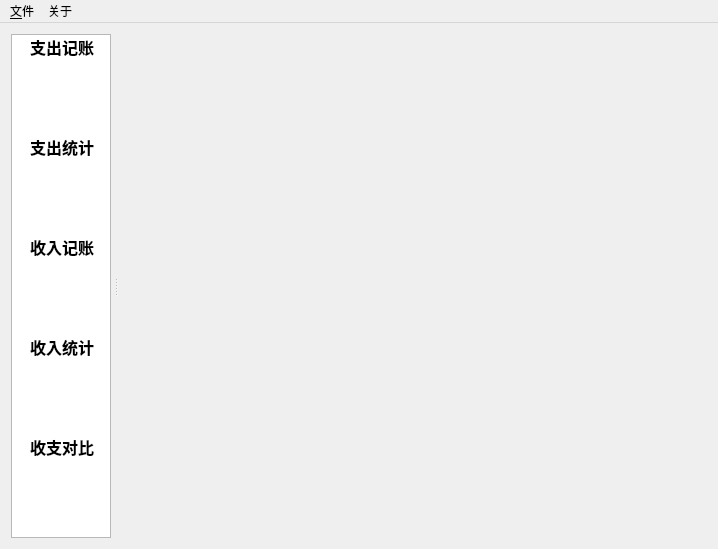
<?xml version="1.0" encoding="UTF-8"?>
<ui version="4.0">
 <class>MainWindowClass</class>
 <widget class="QMainWindow" name="MainWindowClass">
  <property name="geometry">
   <rect>
    <x>0</x>
    <y>0</y>
    <width>718</width>
    <height>549</height>
   </rect>
  </property>
  <property name="sizePolicy">
   <sizepolicy hsizetype="Preferred" vsizetype="Preferred">
    <horstretch>0</horstretch>
    <verstretch>0</verstretch>
   </sizepolicy>
  </property>
  <property name="minimumSize">
   <size>
    <width>640</width>
    <height>480</height>
   </size>
  </property>
  <property name="windowTitle">
   <string>My Money</string>
  </property>
  <property name="windowIcon">
   <iconset resource="Money.qrc">
    <normaloff>:/Images/webdev_money.png</normaloff>:/Images/webdev_money.png</iconset>
  </property>
  <widget class="QWidget" name="centralWidget">
   <layout class="QHBoxLayout" name="horizontalLayout">
    <item>
     <widget class="QSplitter" name="splitter">
      <property name="orientation">
       <enum>Qt::Horizontal</enum>
      </property>
      <property name="handleWidth">
       <number>10</number>
      </property>
      <widget class="QListWidget" name="listWidget">
       <property name="sizePolicy">
        <sizepolicy hsizetype="Fixed" vsizetype="Preferred">
         <horstretch>0</horstretch>
         <verstretch>0</verstretch>
        </sizepolicy>
       </property>
       <property name="maximumSize">
        <size>
         <width>100</width>
         <height>16777215</height>
        </size>
       </property>
       <property name="font">
        <font>
         <family>华文黑体</family>
         <pointsize>12</pointsize>
         <weight>75</weight>
         <bold>true</bold>
        </font>
       </property>
       <property name="verticalScrollBarPolicy">
        <enum>Qt::ScrollBarAlwaysOff</enum>
       </property>
       <property name="horizontalScrollBarPolicy">
        <enum>Qt::ScrollBarAlwaysOff</enum>
       </property>
       <property name="editTriggers">
        <set>QAbstractItemView::NoEditTriggers</set>
       </property>
       <property name="iconSize">
        <size>
         <width>48</width>
         <height>48</height>
        </size>
       </property>
       <property name="gridSize">
        <size>
         <width>100</width>
         <height>100</height>
        </size>
       </property>
       <property name="viewMode">
        <enum>QListView::IconMode</enum>
       </property>
       <item>
        <property name="text">
         <string>支出记账</string>
        </property>
        <property name="icon">
         <iconset resource="Money.qrc">
          <normaloff>:/Images/Shopping.png</normaloff>:/Images/Shopping.png</iconset>
        </property>
       </item>
       <item>
        <property name="text">
         <string>支出统计</string>
        </property>
        <property name="icon">
         <iconset resource="Money.qrc">
          <normaloff>:/Images/PieChart3.png</normaloff>:/Images/PieChart3.png</iconset>
        </property>
       </item>
       <item>
        <property name="text">
         <string>收入记账</string>
        </property>
        <property name="icon">
         <iconset resource="Money.qrc">
          <normaloff>:/Images/Money3.png</normaloff>:/Images/Money3.png</iconset>
        </property>
       </item>
       <item>
        <property name="text">
         <string>收入统计</string>
        </property>
        <property name="icon">
         <iconset resource="Money.qrc">
          <normaloff>:/Images/PieChart.png</normaloff>:/Images/PieChart.png</iconset>
        </property>
       </item>
       <item>
        <property name="text">
         <string>收支对比</string>
        </property>
        <property name="icon">
         <iconset resource="Money.qrc">
          <normaloff>:/Images/kchart.png</normaloff>:/Images/kchart.png</iconset>
        </property>
       </item>
      </widget>
      <widget class="QStackedWidget" name="stackedWidget">
       <property name="sizePolicy">
        <sizepolicy hsizetype="Expanding" vsizetype="Preferred">
         <horstretch>0</horstretch>
         <verstretch>0</verstretch>
        </sizepolicy>
       </property>
       <property name="currentIndex">
        <number>-1</number>
       </property>
      </widget>
     </widget>
    </item>
   </layout>
  </widget>
  <widget class="QMenuBar" name="menuBar">
   <property name="geometry">
    <rect>
     <x>0</x>
     <y>0</y>
     <width>718</width>
     <height>26</height>
    </rect>
   </property>
   <widget class="QMenu" name="menu_About">
    <property name="title">
     <string>关于</string>
    </property>
    <addaction name="actionAbout"/>
   </widget>
   <widget class="QMenu" name="menu_File">
    <property name="title">
     <string>&amp;文件</string>
    </property>
    <addaction name="actionDeposits"/>
    <addaction name="actionBackup"/>
    <addaction name="actionSetting"/>
    <addaction name="separator"/>
    <addaction name="actionQuit"/>
   </widget>
   <addaction name="menu_File"/>
   <addaction name="menu_About"/>
  </widget>
  <action name="actionQuit">
   <property name="icon">
    <iconset resource="Money.qrc">
     <normaloff>:/Images/exit.png</normaloff>:/Images/exit.png</iconset>
   </property>
   <property name="text">
    <string>退出</string>
   </property>
   <property name="shortcut">
    <string>Ctrl+Q</string>
   </property>
  </action>
  <action name="actionAbout">
   <property name="icon">
    <iconset resource="Money.qrc">
     <normaloff>:/Images/help.png</normaloff>:/Images/help.png</iconset>
   </property>
   <property name="text">
    <string>关于</string>
   </property>
  </action>
  <action name="actionSetting">
   <property name="icon">
    <iconset resource="Money.qrc">
     <normaloff>:/Images/Options.png</normaloff>:/Images/Options.png</iconset>
   </property>
   <property name="text">
    <string>设置</string>
   </property>
   <property name="shortcut">
    <string>Ctrl+O</string>
   </property>
  </action>
  <action name="actionBackup">
   <property name="icon">
    <iconset resource="Money.qrc">
     <normaloff>:/Images/Floppy.png</normaloff>:/Images/Floppy.png</iconset>
   </property>
   <property name="text">
    <string>备份数据库</string>
   </property>
  </action>
  <action name="actionDeposits">
   <property name="icon">
    <iconset resource="Money.qrc">
     <normaloff>:/Images/ni_png_2_1876.png</normaloff>:/Images/ni_png_2_1876.png</iconset>
   </property>
   <property name="text">
    <string>存单管理</string>
   </property>
  </action>
 </widget>
 <layoutdefault spacing="6" margin="11"/>
 <resources>
  <include location="Money.qrc"/>
 </resources>
 <connections/>
</ui>
